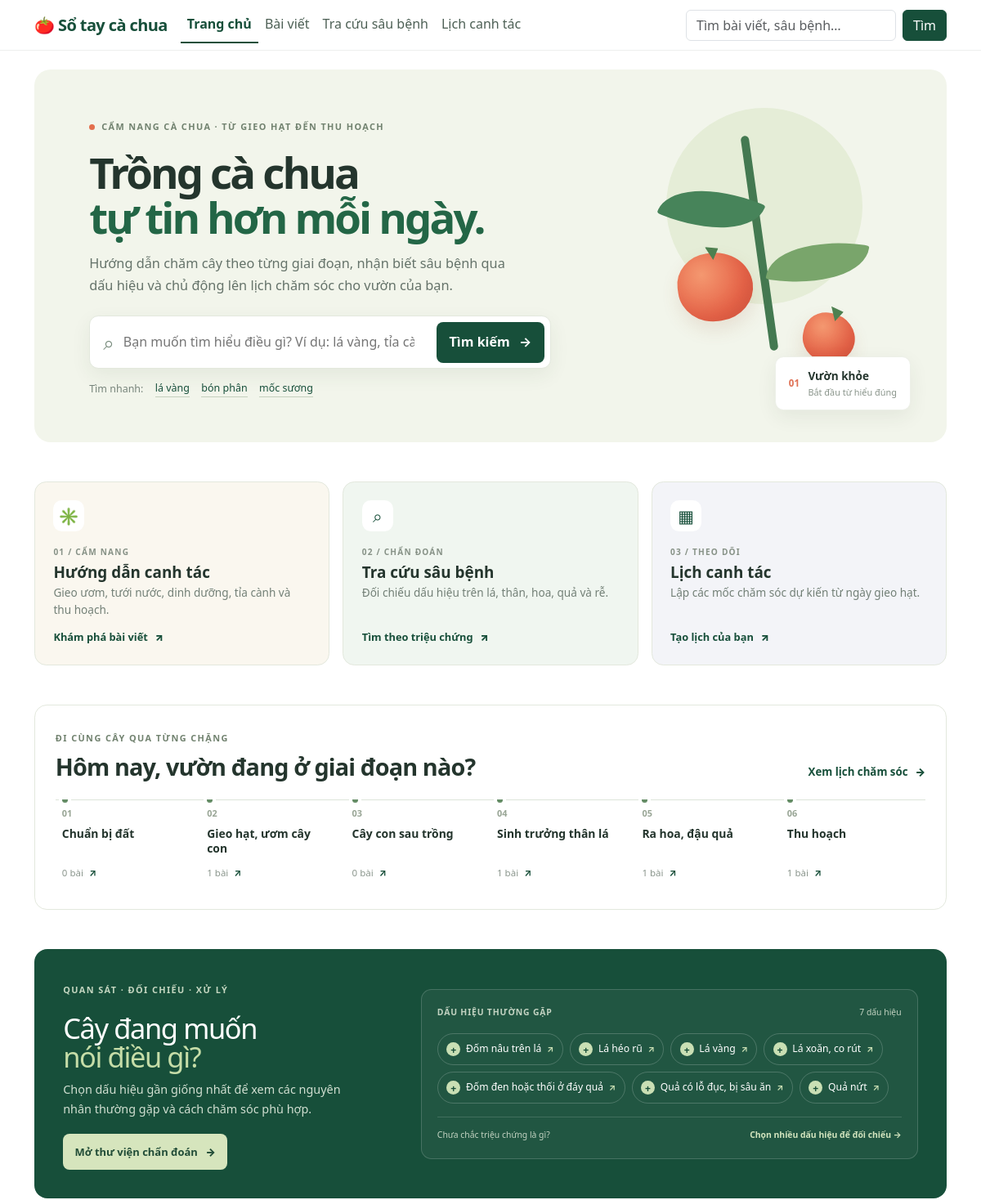
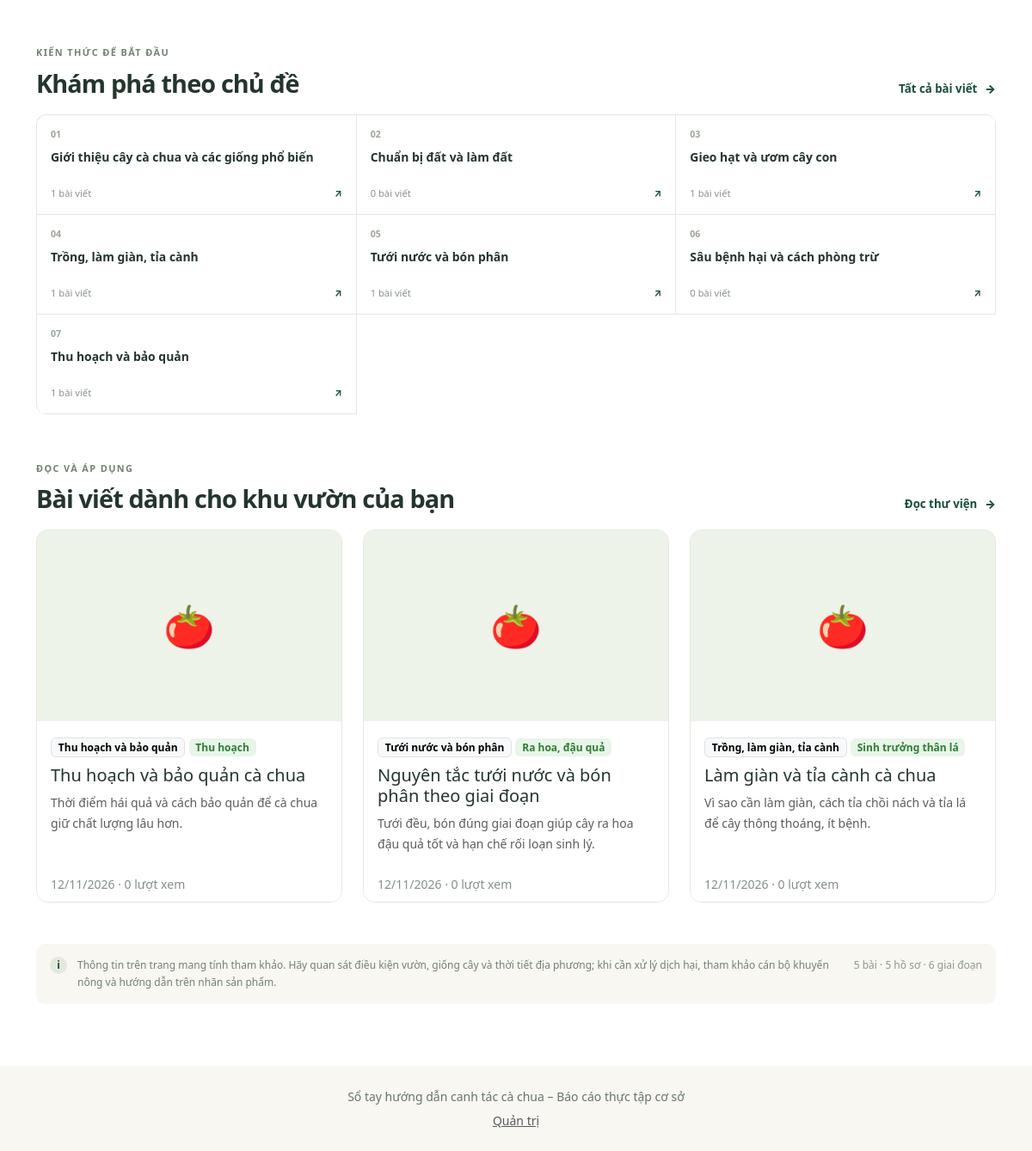
The page / on the database its author committed (2 pictures, top to bottom).
### tables this page shows
CREATE TABLE IF NOT EXISTS growth_stages (
  id          INT UNSIGNED NOT NULL AUTO_INCREMENT,
  name        VARCHAR(100) NOT NULL,
  slug        VARCHAR(120) NOT NULL,
  description TEXT NULL,
  sort_order  INT NOT NULL DEFAULT 0,
  PRIMARY KEY (id),
  UNIQUE KEY uq_growth_stages_slug (slug)
);

CREATE TABLE IF NOT EXISTS symptoms (
  id          INT UNSIGNED NOT NULL AUTO_INCREMENT,
  name        VARCHAR(150) NOT NULL,
  body_part   ENUM('leaf', 'stem', 'flower', 'fruit', 'root', 'whole_plant')
              NOT NULL DEFAULT 'leaf',
  description TEXT NULL,
  PRIMARY KEY (id),
  UNIQUE KEY uq_symptoms_name (name)
);

CREATE TABLE IF NOT EXISTS categories (
  id          INT UNSIGNED NOT NULL AUTO_INCREMENT,
  name        VARCHAR(100) NOT NULL,
  slug        VARCHAR(120) NOT NULL,
  description TEXT NULL,
  sort_order  INT NOT NULL DEFAULT 0,
  PRIMARY KEY (id),
  UNIQUE KEY uq_categories_slug (slug)
);

CREATE TABLE IF NOT EXISTS posts (
  id              INT UNSIGNED NOT NULL AUTO_INCREMENT,
  category_id     INT UNSIGNED NOT NULL,
  growth_stage_id INT UNSIGNED NULL COMMENT 'NULL = bai viet chung',
  author_id       INT UNSIGNED NULL,
  title           VARCHAR(200) NOT NULL,
  slug            VARCHAR(220) NOT NULL,
  summary         VARCHAR(500) NULL,
  content         MEDIUMTEXT NOT NULL,
  thumbnail       VARCHAR(255) NULL,
  source          VARCHAR(255) NULL,
  status          ENUM('draft', 'published') NOT NULL DEFAULT 'draft',
  views           INT UNSIGNED NOT NULL DEFAULT 0,
  created_at      TIMESTAMP NOT NULL DEFAULT CURRENT_TIMESTAMP,
  updated_at      TIMESTAMP NOT NULL DEFAULT CURRENT_TIMESTAMP ON UPDATE CURRENT_TIMESTAMP,
  PRIMARY KEY (id),
  UNIQUE KEY uq_posts_slug (slug),
  KEY idx_posts_status_created (status, created_at),
  CONSTRAINT fk_posts_category
    FOREIGN KEY (category_id) REFERENCES categories(id) ON DELETE RESTRICT,
  CONSTRAINT fk_posts_growth_stage
    FOREIGN KEY (growth_stage_id) REFERENCES growth_stages(id) ON DELETE SET NULL,
  CONSTRAINT fk_posts_author
    FOREIGN KEY (author_id) REFERENCES users(id) ON DELETE SET NULL,
  FULLTEXT KEY ft_posts (title, summary, content)
);

### includes/db.php (called while the page is built)
<?php
function config() {
    static $cfg = null;
    if ($cfg === null) $cfg = require __DIR__ . '/../config/config.php';
    return $cfg;
}
function db() {
    static $pdo = null;
    if ($pdo === null) {
        $c = config();
        $dsn = "mysql:host={$c['db_host']};dbname={$c['db_name']};charset=utf8mb4";
        $pdo = new PDO($dsn, $c['db_user'], $c['db_pass'], [
            PDO::ATTR_ERRMODE => PDO::ERRMODE_EXCEPTION,
            PDO::ATTR_DEFAULT_FETCH_MODE => PDO::FETCH_ASSOC,
            PDO::ATTR_EMULATE_PREPARES => false,
        ]);
    }
    return $pdo;
}
function q($sql, $params = []) {
    $st = db()->prepare($sql);
    $st->execute($params);
    return $st;
}

### includes/helpers.php (called while the page is built, shortened)
<?php
require_once __DIR__ . '/db.php';
function e($s) { return htmlspecialchars((string)$s, ENT_QUOTES, 'UTF-8'); }
function url($path = '') { return rtrim(config()['base_url'], '/') . '/' . ltrim($path, '/'); }
function fmt_date($ts) { return $ts ? date('d/m/Y', strtotime($ts)) : ''; }
function excerpt($s, $len = 140) {
    $s = trim(preg_replace('/\s+/u', ' ', strip_tags((string)$s)));
    return mb_strlen($s, 'UTF-8') > $len ? mb_substr($s, 0, $len, 'UTF-8') . '…' : $s;
}

### includes/functions_public.php (called while the page is built, shortened)
<?php
require_once __DIR__ . '/helpers.php';
function get_categories() {
    return q("SELECT c.*, COUNT(p.id) AS post_count FROM categories c
              LEFT JOIN posts p ON p.category_id = c.id AND p.status = 'published'
              GROUP BY c.id ORDER BY c.sort_order, c.name")->fetchAll();
}
function get_stages() {
    return q("SELECT s.*, COUNT(p.id) AS post_count FROM growth_stages s
              LEFT JOIN posts p ON p.growth_stage_id = s.id AND p.status = 'published'
              GROUP BY s.id ORDER BY s.sort_order, s.name")->fetchAll();
}
function get_symptoms() {
    return q("SELECT * FROM symptoms ORDER BY FIELD(body_part,'leaf','stem','flower','fruit','root','whole_plant'), name")->fetchAll();
}
function get_posts($f, $page = 1, $per = POSTS_PER_PAGE) {
    $where = ["p.status = 'published'"]; $params = [];
    $w = implode(' AND ', $where);
    $joins = ' JOIN categories c ON c.id = p.category_id LEFT JOIN growth_stages s ON s.id = p.growth_stage_id';
    $total = (int)q("SELECT COUNT(*) FROM posts p $joins WHERE $w", $params)->fetchColumn();
    $off = max(0, ($page - 1) * $per);
    $rows = q("SELECT p.id, p.title, p.slug, p.summary, p.thumbnail, p.created_at, p.views,
                      c.name AS category_name, s.name AS stage_name
               FROM posts p $joins
               WHERE $w ORDER BY p.created_at DESC, p.id DESC LIMIT " . (int)$per . " OFFSET $off", $params)->fetchAll();
    return [$rows, $total];
}

### public/index.php (the view, shortened to what this page needs)
<?php
require_once __DIR__ . '/../includes/functions_public.php';
$page_title = 'Trang chủ'; $active = 'home';
[$latest] = get_posts([], 1, 3);
$cats = get_categories();
$stages = get_stages();
$symptoms = get_symptoms();
$stats = [
  'posts' => (int)q("SELECT COUNT(*) FROM posts WHERE status = 'published'")->fetchColumn(),
  'pests' => (int)q("SELECT COUNT(*) FROM pests")->fetchColumn(),
  'stages' => count($stages),
];
$symptomLinks = ['Lá vàng', 'Lá héo rũ', 'Lá xoăn, co rút', 'Đốm nâu trên lá', 'Quả nứt', 'Quả có lỗ đục, bị sâu ăn', 'Đốm đen hoặc thối ở đáy quả'];
$quickSymptoms = [];
foreach ($symptoms as $symptom) if (in_array($symptom['name'], $symptomLinks, true)) $quickSymptoms[] = $symptom;
require __DIR__ . '/../includes/header.php';
?>
<section class="home-hero mb-5">
  <div class="hero-copy">
    <span class="eyebrow"><span class="eyebrow-dot"></span> CẨM NANG CÀ CHUA · TỪ GIEO HẠT ĐẾN THU HOẠCH</span>
    <h1>Trồng cà chua<br><span>tự tin hơn mỗi ngày.</span></h1>
    <p>Hướng dẫn chăm cây theo từng giai đoạn, nhận biết sâu bệnh qua dấu hiệu và chủ động lên lịch chăm sóc cho vườn của bạn.</p>
    <form action="<?= url('public/search.php') ?>" method="get" class="hero-search">
      <span aria-hidden="true">⌕</span>
      <input type="search" name="q" aria-label="Tìm kiếm kiến thức" placeholder="Bạn muốn tìm hiểu điều gì? Ví dụ: lá vàng, tỉa cành…">
      <button type="submit">Tìm kiếm <span aria-hidden="true">→</span></button>
    </form>
    <div class="search-suggestions"><span>Tìm nhanh:</span>
      <a href="<?= url('public/search.php?q=' . rawurlencode('lá vàng')) ?>">lá vàng</a>
      <a href="<?= url('public/search.php?q=' . rawurlencode('bón phân')) ?>">bón phân</a>
      <a href="<?= url('public/search.php?q=' . rawurlencode('mốc sương')) ?>">mốc sương</a>
    </div>
  </div>
  <div class="hero-art" aria-hidden="true">
    <div class="sun-disc"></div><div class="art-leaf leaf-one"></div><div class="art-leaf leaf-two"></div>
    <div class="tomato tomato-one"><i></i></div><div class="tomato tomato-two"><i></i></div>
    <div class="art-stem"></div><div class="art-caption"><span>01</span><div><b>Vườn khỏe</b><small>Bắt đầu từ hiểu đúng</small></div></div>
  </div>
</section>
<section class="feature-grid mb-5" aria-label="Chức năng chính">
  <a class="feature-card feature-guide" href="<?= url('public/posts.php') ?>">
    <span class="feature-icon">✳</span><span class="feature-index">01 / CẨM NANG</span>
    <h2>Hướng dẫn canh tác</h2><p>Gieo ươm, tưới nước, dinh dưỡng, tỉa cành và thu hoạch.</p><span class="feature-link">Khám phá bài viết <b>↗</b></span>
  </a>
  <a class="feature-card feature-diagnose" href="<?= url('public/pests.php') ?>">
    <span class="feature-icon">⌕</span><span class="feature-index">02 / CHẨN ĐOÁN</span>
    <h2>Tra cứu sâu bệnh</h2><p>Đối chiếu dấu hiệu trên lá, thân, hoa, quả và rễ.</p><span class="feature-link">Tìm theo triệu chứng <b>↗</b></span>
  </a>
  <a class="feature-card feature-calendar" href="<?= url('public/calendar.php') ?>">
    <span class="feature-icon">▦</span><span class="feature-index">03 / THEO DÕI</span>
    <h2>Lịch canh tác</h2><p>Lập các mốc chăm sóc dự kiến từ ngày gieo hạt.</p><span class="feature-link">Tạo lịch của bạn <b>↗</b></span>
  </a>
</section>
<section class="stage-section mb-5">
  <div class="section-heading"><div><span class="eyebrow">ĐI CÙNG CÂY QUA TỪNG CHẶNG</span><h2>Hôm nay, vườn đang ở giai đoạn nào?</h2></div><a class="text-link" href="<?= url('public/calendar.php') ?>">Xem lịch chăm sóc <b>→</b></a></div>
  <div class="stage-track">
    <?php foreach ($stages as $i => $stage): ?>
      <a class="stage-step" href="<?= url('public/posts.php?stage=' . (int)$stage['id']) ?>">
        <span class="stage-number"><?= str_pad((string)($i + 1), 2, '0', STR_PAD_LEFT) ?></span><span class="stage-name"><?= e($stage['name']) ?></span><span class="stage-count"><?= (int)$stage['post_count'] ?> bài <b>↗</b></span>
      </a>
    <?php endforeach; ?>
  </div>
</section>
<section class="diagnose-section mb-5">
  <div class="diagnose-intro"><span class="eyebrow">QUAN SÁT · ĐỐI CHIẾU · XỬ LÝ</span><h2>Cây đang muốn<br><span>nói điều gì?</span></h2><p>Chọn dấu hiệu gần giống nhất để xem các nguyên nhân thường gặp và cách chăm sóc phù hợp.</p><a class="btn-forest" href="<?= url('public/pests.php') ?>">Mở thư viện chẩn đoán <b>→</b></a></div>
  <div class="symptom-panel"><div class="symptom-panel-head"><span>DẤU HIỆU THƯỜNG GẶP</span><span><?= count($quickSymptoms) ?> dấu hiệu</span></div>
    <div class="symptom-chips">
      <?php foreach ($quickSymptoms as $symptom): ?>
        <a href="<?= url('public/pests.php?symptoms%5B%5D=' . (int)$symptom['id']) ?>"><span class="symptom-mark">+</span><?= e($symptom['name']) ?><b>↗</b></a>
      <?php endforeach; ?>
    </div>
    <div class="symptom-foot"><span>Chưa chắc triệu chứng là gì?</span><a href="<?= url('public/pests.php') ?>">Chọn nhiều dấu hiệu để đối chiếu →</a></div>
  </div>
</section>
<section class="mb-5">
  <div class="section-heading"><div><span class="eyebrow">KIẾN THỨC ĐỂ BẮT ĐẦU</span><h2>Khám phá theo chủ đề</h2></div><a class="text-link" href="<?= url('public/posts.php') ?>">Tất cả bài viết <b>→</b></a></div>
  <div class="topic-grid">
    <?php foreach ($cats as $i => $category): ?>
      <a class="topic-card" href="<?= url('public/posts.php?category=' . (int)$category['id']) ?>"><span class="topic-no"><?= str_pad((string)($i + 1), 2, '0', STR_PAD_LEFT) ?></span><span class="topic-title"><?= e($category['name']) ?></span><span class="topic-meta"><?= (int)$category['post_count'] ?> bài viết <b>↗</b></span></a>
    <?php endforeach; ?>
  </div>
</section>
<section class="latest-section mb-5">
  <div class="section-heading"><div><span class="eyebrow">ĐỌC VÀ ÁP DỤNG</span><h2>Bài viết dành cho khu vườn của bạn</h2></div><a class="text-link" href="<?= url('public/posts.php') ?>">Đọc thư viện <b>→</b></a></div>
  <?php if (!$latest): ?><div class="empty-library"><span>✳</span><div><h3>Thư viện đang chờ những bài viết đầu tiên</h3><p>Các bài hướng dẫn đã được biên tập sẽ xuất hiện tại đây.</p></div><a href="<?= url('admin/login.php') ?>">Mở trang quản trị →</a></div>
  <?php else: ?><div class="row g-4"><?php foreach ($latest as $p) include __DIR__ . '/_card.php'; ?></div><?php endif; ?>
</section>
<section class="source-note"><span class="source-mark">i</span><p>Thông tin trên trang mang tính tham khảo. Hãy quan sát điều kiện vườn, giống cây và thời tiết địa phương; khi cần xử lý dịch hại, tham khảo cán bộ khuyến nông và hướng dẫn trên nhãn sản phẩm.</p><span class="source-stats"><?= $stats['posts'] ?> bài · <?= $stats['pests'] ?> hồ sơ · <?= $stats['stages'] ?> giai đoạn</span></section>
<?php require __DIR__ . '/../includes/footer.php'; ?>

### includes/header.php (shortened to what this page needs)
<?php
require_once __DIR__ . '/helpers.php';
$active = $active ?? '';
$nav = ['home' => ['Trang chủ', 'public/index.php'], 'posts' => ['Bài viết', 'public/posts.php'],
        'pests' => ['Tra cứu sâu bệnh', 'public/pests.php'], 'calendar' => ['Lịch canh tác', 'public/calendar.php']];
?>
<!DOCTYPE html>
<html lang="vi">
<head>
  <link rel="stylesheet" href="https://cdn.jsdelivr.net/npm/bootstrap@5.3.3/dist/css/bootstrap.min.css">
  <link rel="stylesheet" href="<?= url('assets/css/style.css') ?>">
</head>
<body>
<nav class="navbar navbar-expand-lg navbar-dark site-nav sticky-top">
  <div class="container">
    <a class="navbar-brand fw-bold" href="<?= url('public/index.php') ?>">🍅 Sổ tay cà chua</a>
    <div class="collapse navbar-collapse" id="mainNav">
      <ul class="navbar-nav me-auto mb-2 mb-lg-0">
        <?php foreach ($nav as $k => [$label, $href]): ?>
          <li class="nav-item"><a class="nav-link<?= $active === $k ? ' active' : '' ?>" href="<?= url($href) ?>"><?= e($label) ?></a></li>
        <?php endforeach; ?>
      </ul>
      <form class="d-flex" role="search" action="<?= url('public/search.php') ?>" method="get">
        <input class="form-control me-2" type="search" name="q" placeholder="Tìm bài viết, sâu bệnh…" aria-label="Tìm kiếm" value="<?= e($_GET['q'] ?? '') ?>">
        <button class="btn btn-light" type="submit">Tìm</button>
      </form>
    </div>
  </div>
</nav>
<main class="container py-4">

### public/_card.php (shortened to what this page needs)
<div class="col-12 col-sm-6 col-lg-4">
  <a class="card card-post text-decoration-none text-reset" href="<?= url('public/post.php?slug=' . rawurlencode($p['slug'])) ?>">
    <?php if (!empty($p['thumbnail'])): ?>
      <img class="thumb" src="<?= e(upload_url($p['thumbnail'])) ?>" alt="<?= e($p['title']) ?>" loading="lazy">
    <?php else: ?><div class="thumb-empty">🍅</div><?php endif; ?>
    <div class="card-body">
      <div class="mb-2">
        <span class="badge text-bg-light border"><?= e($p['category_name']) ?></span>
        <?php if (!empty($p['stage_name'])): ?><span class="badge badge-stage"><?= e($p['stage_name']) ?></span><?php endif; ?>
      </div>
      <h2 class="h5 card-title"><?= e($p['title']) ?></h2>
      <p class="card-text text-muted small mb-0"><?= e(excerpt($p['summary'] ?? '', 110)) ?></p>
    </div>
    <div class="card-footer bg-white border-0 small text-muted"><?= fmt_date($p['created_at']) ?> · <?= (int)$p['views'] ?> lượt xem</div>
  </a>
</div>

### includes/footer.php (shortened to what this page needs)
</main>
<footer class="site-footer mt-5 py-4">
  <div class="container text-center small">
    <div>Sổ tay hướng dẫn canh tác cà chua – Báo cáo thực tập cơ sở</div>
    <div class="mt-1"><a href="<?= url('admin/login.php') ?>" class="text-muted">Quản trị</a></div>
  </div>
</footer>
</body>
</html>

### rows shown on the page
growth_stages: i "01", name "Chuẩn bị đất", post_count "0"
growth_stages: i "02", name "Gieo hạt, ươm cây con", post_count "1"
growth_stages: i "03", name "Cây con sau trồng", post_count "0"
growth_stages: i "04", name "Sinh trưởng thân lá", post_count "1"
growth_stages: i "05", name "Ra hoa, đậu quả", post_count "1"
growth_stages: i "06", name "Thu hoạch", post_count "1"
symptoms: name "Đốm nâu trên lá"
symptoms: name "Lá héo rũ"
symptoms: name "Lá vàng"
symptoms: name "Lá xoăn, co rút"
symptoms: name "Đốm đen hoặc thối ở đáy quả"
symptoms: name "Quả có lỗ đục, bị sâu ăn"
symptoms: name "Quả nứt"
categories: i "01", name "Giới thiệu cây cà chua và các giống phổ biến", post_count "1"
categories: i "02", name "Chuẩn bị đất và làm đất", post_count "0"
categories: i "03", name "Gieo hạt và ươm cây con", post_count "1"
categories: i "04", name "Trồng, làm giàn, tỉa cành", post_count "1"
categories: i "05", name "Tưới nước và bón phân", post_count "1"
categories: i "06", name "Sâu bệnh hại và cách phòng trừ", post_count "0"
categories: i "07", name "Thu hoạch và bảo quản", post_count "1"
posts: category.name "Thu hoạch và bảo quản", growth_stage.name "Thu hoạch", title "Thu hoạch và bảo quản cà chua", summary "Thời điểm hái quả và cách bảo quản để cà chua giữ chất lượng lâu hơn.", created_at "12/11/2026", views "0"
posts: category.name "Tưới nước và bón phân", growth_stage.name "Ra hoa, đậu quả", title "Nguyên tắc tưới nước và bón phân theo giai đoạn", summary "Tưới đều, bón đúng giai đoạn giúp cây ra hoa đậu quả tốt và hạn chế rối loạn sinh lý.", created_at "12/11/2026", views "0"
posts: category.name "Trồng, làm giàn, tỉa cành", growth_stage.name "Sinh trưởng thân lá", title "Làm giàn và tỉa cành cà chua", summary "Vì sao cần làm giàn, cách tỉa chồi nách và tỉa lá để cây thông thoáng, ít bệnh.", created_at "12/11/2026", views "0"

### other values the page prints
$label "Trang chủ"
$label "Bài viết"
$label "Tra cứu sâu bệnh"
$label "Lịch canh tác"
count($quickSymptoms) "7"
$stats['posts'] "5"
$stats['pests'] "5"
$stats['stages'] "6"
